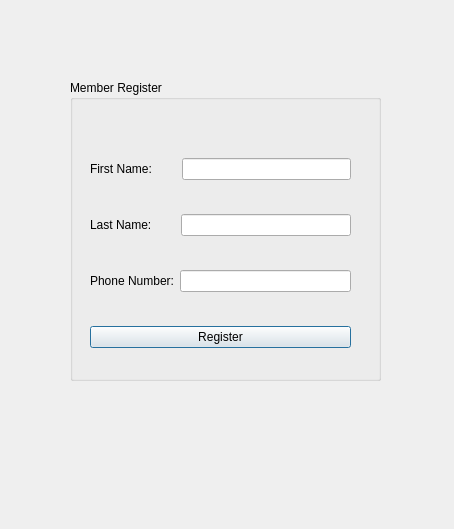
<?xml version="1.0" encoding="UTF-8"?>
<ui version="4.0">
 <class>member_registration</class>
 <widget class="QDialog" name="member_registration">
  <property name="geometry">
   <rect>
    <x>0</x>
    <y>0</y>
    <width>454</width>
    <height>529</height>
   </rect>
  </property>
  <property name="windowTitle">
   <string>Dialog</string>
  </property>
  <widget class="QGroupBox" name="groupBox">
   <property name="geometry">
    <rect>
     <x>70</x>
     <y>80</y>
     <width>311</width>
     <height>301</height>
    </rect>
   </property>
   <property name="title">
    <string>Member Register</string>
   </property>
   <widget class="QWidget" name="layoutWidget">
    <property name="geometry">
     <rect>
      <x>20</x>
      <y>50</y>
      <width>261</width>
      <height>249</height>
     </rect>
    </property>
    <layout class="QVBoxLayout" name="verticalLayout">
     <item>
      <layout class="QHBoxLayout" name="horizontalLayout">
       <item>
        <widget class="QLabel" name="label_2">
         <property name="text">
          <string>First Name:       </string>
         </property>
        </widget>
       </item>
       <item>
        <widget class="QLineEdit" name="lineEdit_firstname"/>
       </item>
      </layout>
     </item>
     <item>
      <layout class="QHBoxLayout" name="horizontalLayout_2">
       <item>
        <widget class="QLabel" name="label_3">
         <property name="text">
          <string>Last Name:       </string>
         </property>
        </widget>
       </item>
       <item>
        <widget class="QLineEdit" name="lineEdit_lastname"/>
       </item>
      </layout>
     </item>
     <item>
      <layout class="QHBoxLayout" name="horizontalLayout_3">
       <item>
        <widget class="QLabel" name="label_4">
         <property name="text">
          <string>Phone Number:</string>
         </property>
        </widget>
       </item>
       <item>
        <widget class="QLineEdit" name="lineEdit_phonenumber"/>
       </item>
      </layout>
     </item>
     <item>
      <widget class="QPushButton" name="pushButton_register">
       <property name="text">
        <string>Register</string>
       </property>
      </widget>
     </item>
    </layout>
   </widget>
  </widget>
 </widget>
 <resources/>
 <connections/>
</ui>
